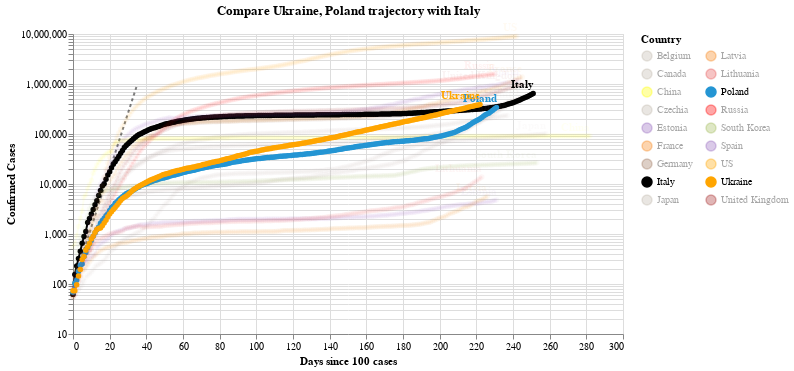

Here is the notebook cell this chart was saved with:
### Code cell
#hide_input
chart2 = make_since_chart(dff2, ['Ukraine', 'Poland'], baseline_countries)
chart2

### Figure 1 — Vega-Lite specification as saved in the notebook (floating-point values rounded to 4 significant figures; data arrays with more than 128 entries replaced by an {"elided": "..."} marker saying what was removed)
{"config": {"view": {"continuousWidth": 400, "continuousHeight": 300}}, "layer": [{"data": {"name": "data-628230001892d6798b50651be41d1b3e"}, "mark": {"type": "line", "color": "black", "opacity": 0.5, "strokeDash": [3, 3]}, "encoding": {"x": {"type": "quantitative", "field": "Days since 100 cases"}, "y": {"type": "quantitative", "field": "Confirmed Cases"}}}, {"data": {"name": "data-1faa1753af08a96df94a386797f67355"}, "mark": {"type": "line", "point": true}, "encoding": {"color": {"type": "nominal", "field": "Country", "legend": {"columns": 2}, "scale": {"domain": ["Belgium", "Canada", "China", "Czechia", "Estonia", "France", "Germany", "Italy", "Japan", "Latvia", "Lithuania", "Poland", "Russia", "South Korea", "Spain", "US", "Ukraine", "United Kingdom"], "range": ["#C1B7AD", "#C1B7AD", "yellow", "#C1B7AD", "#9467bd", "#F58518", "#9D755D", "black", "#C1B7AD", "#F58518", "#E45756", "#2495D3", "red", "#A1BA59", "#9467bd", "orange", "orange", "brown"]}}, "opacity": {"condition": {"value": 1, "selection": "selector003"}, "value": 0.05}, "tooltip": [{"type": "nominal", "field": "Country"}, {"type": "temporal", "field": "Date"}, {"type": "quantitative", "field": "Confirmed Cases"}, {"type": "quantitative", "field": "Days since 100 cases"}], "x": {"type": "quantitative", "field": "Days since 100 cases"}, "y": {"type": "quantitative", "field": "Confirmed Cases", "scale": {"type": "log"}}}, "selection": {"selector003": {"type": "multi", "fields": ["Country"], "bind": "legend", "init": [{"Country": "Ukraine"}, {"Country": "Poland"}, {"Country": "Italy"}]}}, "width": 550}, {"data": {"name": "data-1faa1753af08a96df94a386797f67355"}, "mark": {"type": "text", "align": "right", "dy": -8, "fontWeight": "bold"}, "encoding": {"color": {"type": "nominal", "field": "Country", "legend": {"columns": 2}, "scale": {"domain": ["Belgium", "Canada", "China", "Czechia", "Estonia", "France", "Germany", "Italy", "Japan", "Latvia", "Lithuania", "Poland", "Russia", "South Korea", "Spain", "US", "Ukraine", "United Kingdom"], "range": ["#C1B7AD", "#C1B7AD", "yellow", "#C1B7AD", "#9467bd", "#F58518", "#9D755D", "black", "#C1B7AD", "#F58518", "#E45756", "#2495D3", "red", "#A1BA59", "#9467bd", "orange", "orange", "brown"]}}, "opacity": {"condition": {"value": 1, "selection": "selector003"}, "value": 0.05}, "text": {"type": "nominal", "field": "Country"}, "tooltip": [{"type": "nominal", "field": "Country"}, {"type": "temporal", "field": "Date"}, {"type": "quantitative", "field": "Confirmed Cases"}, {"type": "quantitative", "field": "Days since 100 cases"}], "x": {"type": "quantitative", "field": "Days since 100 cases"}, "y": {"type": "quantitative", "field": "Confirmed Cases", "scale": {"type": "log"}}}, "transform": [{"filter": "(datum['Date'] >= 1604016000000)"}], "width": 550}], "title": "Compare Ukraine, Poland trajectory with Italy", "$schema": "https://vega.github.io/schema/vega-lite/v4.8.1.json", "datasets": {"data-628230001892d6798b50651be41d1b3e": [{"Days since 100 cases": 0, "Confirmed Cases": 100.0}, {"Days since 100 cases": 1, "Confirmed Cases": 130.0}, {"Days since 100 cases": 2, "Confirmed Cases": 169.0}, {"Days since 100 cases": 3, "Confirmed Cases": 219.7}, {"Days since 100 cases": 4, "Confirmed Cases": 285.6}, {"Days since 100 cases": 5, "Confirmed Cases": 371.3}, {"Days since 100 cases": 6, "Confirmed Cases": 482.7}, {"Days since 100 cases": 7, "Confirmed Cases": 627.5}, {"Days since 100 cases": 8, "Confirmed Cases": 815.7}, {"Days since 100 cases": 9, "Confirmed Cases": 1060.0}, {"Days since 100 cases": 10, "Confirmed Cases": 1379.0}, {"Days since 100 cases": 11, "Confirmed Cases": 1792.0}, {"Days since 100 cases": 12, "Confirmed Cases": 2330.0}, {"Days since 100 cases": 13, "Confirmed Cases": 3029.0}, {"Days since 100 cases": 14, "Confirmed Cases": 3937.0}, {"Days since 100 cases": 15, "Confirmed Cases": 5119.0}, {"Days since 100 cases": 16, "Confirmed Cases": 6654.0}, {"Days since 100 cases": 17, "Confirmed Cases": 8650.0}, {"Days since 100 cases": 18, "Confirmed Cases": 11250.0}, {"Days since 100 cases": 19, "Confirmed Cases": 14620.0}, {"Days since 100 cases": 20, "Confirmed Cases": 19000.0}, {"Days since 100 cases": 21, "Confirmed Cases": 24710.0}, {"Days since 100 cases": 22, "Confirmed Cases": 32120.0}, {"Days since 100 cases": 23, "Confirmed Cases": 41750.0}, {"Days since 100 cases": 24, "Confirmed Cases": 54280.0}, {"Days since 100 cases": 25, "Confirmed Cases": 70560.0}, {"Days since 100 cases": 26, "Confirmed Cases": 91730.0}, {"Days since 100 cases": 27, "Confirmed Cases": 119300.0}, {"Days since 100 cases": 28, "Confirmed Cases": 155000.0}, {"Days since 100 cases": 29, "Confirmed Cases": 201500.0}, {"Days since 100 cases": 30, "Confirmed Cases": 262000.0}, {"Days since 100 cases": 31, "Confirmed Cases": 340600.0}, {"Days since 100 cases": 32, "Confirmed Cases": 442800.0}, {"Days since 100 cases": 33, "Confirmed Cases": 575600.0}, {"Days since 100 cases": 34, "Confirmed Cases": 748300.0}, {"Days since 100 cases": 35, "Confirmed Cases": 972800.0}], "data-1faa1753af08a96df94a386797f67355": {"elided": "4353 records"}}}
